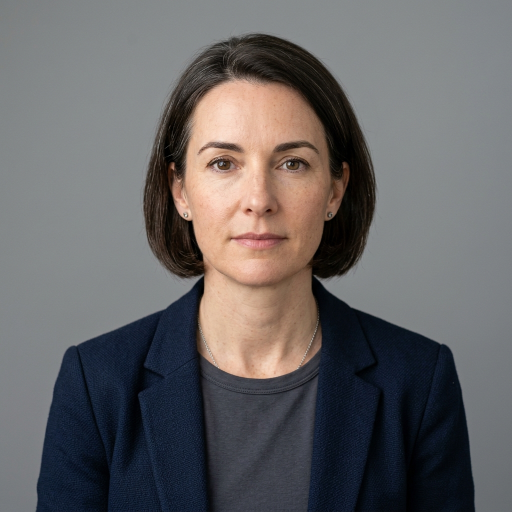
#> input picture FaceDetectionSystem/FaceDetection_Basic/test_image.jpg, 1024 x 1024 px (shown at 1/2 size)
$ python -i face_detector.py   (imports and definitions only)
#> lines starting #> are read from the running program, lines starting #| are printed output that depends on the picture; after the words box and inside, x2 and y2 are one past the last pixel; in counts of white or black regions, pixels touching at a corner belong together
"""
face_detector.py
----------------
Detect and highlight faces in a static image file.
Optionally runs recognition if a trained model exists.
"""

import cv2
import os
import json

CASCADE_PATH = cv2.data.haarcascades + "haarcascade_frontalface_default.xml"
MODEL_FILE = "face_model.yml"
LABELS_FILE = "labels.json"
CONFIDENCE_THRESHOLD = 80


def detect_faces_in_image(image_path: str):
    """Detect (and optionally recognize) faces in a given image file."""
#> called with image_path = '../FaceDetection_Basic/test_image.jpg'
    img = cv2.imread(image_path)
#> img is the input picture: shape (1024, 1024, 3); mean B, G, R 100.4, 99.6, 101.7
    if img is None:
        print(f"  [!] Could not load image: {image_path}")
        return

    gray = cv2.cvtColor(img, cv2.COLOR_BGR2GRAY)
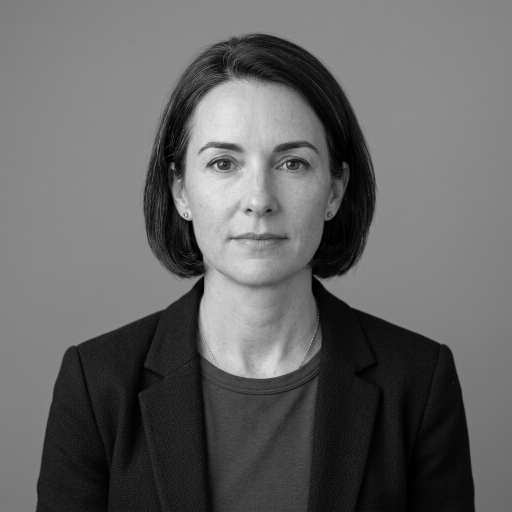
#> gray: shape (1024, 1024) (shown at 1/2 size); min 0, max 253, mean 100.3
    gray_eq = cv2.equalizeHist(gray)
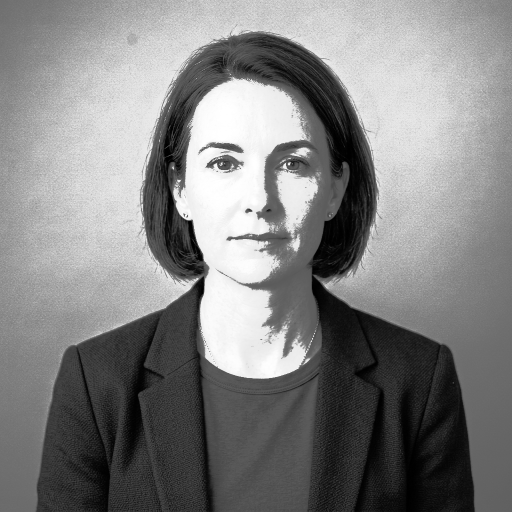
#> gray_eq: shape (1024, 1024) (shown at 1/2 size); min 0, max 255, mean 129.8

    face_cascade = cv2.CascadeClassifier(CASCADE_PATH)
    faces = face_cascade.detectMultiScale(
        gray_eq, scaleFactor=1.1, minNeighbors=5, minSize=(60, 60)
    )
#> faces = [[322, 177, 385, 385]]

    print(f"\n  [+] Image: {image_path}")
    print(f"  [+] Faces detected: {len(faces)}")
#|   [+] Faces detected: 1

    # Try to load recognizer if model exists
    recognizer = None
    label_map = {}
    if os.path.exists(MODEL_FILE) and os.path.exists(LABELS_FILE):
        recognizer = cv2.face.LBPHFaceRecognizer_create()
        recognizer.read(MODEL_FILE)
        with open(LABELS_FILE, "r") as f:
            raw = json.load(f)
        label_map = {int(k): v for k, v in raw.items()}
        print("  [+] Recognition model loaded. Identifying faces...")
    else:
        print("  [!] No trained model found. Showing detection only.")

    for i, (x, y, w, h) in enumerate(faces):
        name = f"Face {i+1}"
        confidence = 0.0
        color = (255, 140, 0)  # Orange for detection-only

        if recognizer is not None:
            face_roi = cv2.resize(gray[y:y+h, x:x+w], (200, 200))
            label_id, confidence = recognizer.predict(face_roi)
            if confidence < CONFIDENCE_THRESHOLD:
                name = label_map.get(label_id, f"Face {i+1}")
                color = (0, 200, 0)
            else:
                name = "Unknown"
                color = (0, 0, 220)

        # Draw bounding box
        cv2.rectangle(img, (x, y), (x+w, y+h), color, 2)

        # Label with background
        label = name if recognizer is None else f"{name} ({confidence:.1f})"
        (tw, th), _ = cv2.getTextSize(label, cv2.FONT_HERSHEY_SIMPLEX, 0.65, 2)
        cv2.rectangle(img, (x, y - th - 12), (x + tw + 8, y), color, -1)
        cv2.putText(img, label, (x + 4, y - 6),
                    cv2.FONT_HERSHEY_SIMPLEX, 0.65, (255, 255, 255), 2)

        print(f"    Face {i+1}: {name}  | Position: ({x},{y})  Size: {w}x{h}" +
              (f"  Confidence: {confidence:.1f}" if recognizer else ""))
#> this loop made 1 pass
#> (x, y, w, h, confidence, color, label) on pass 1: (322, 177, 385, 385, 0, (255, 140, 0), 'Face 1')
#|     Face 1: Face 1  | Position: (322,177)  Size: 385x385
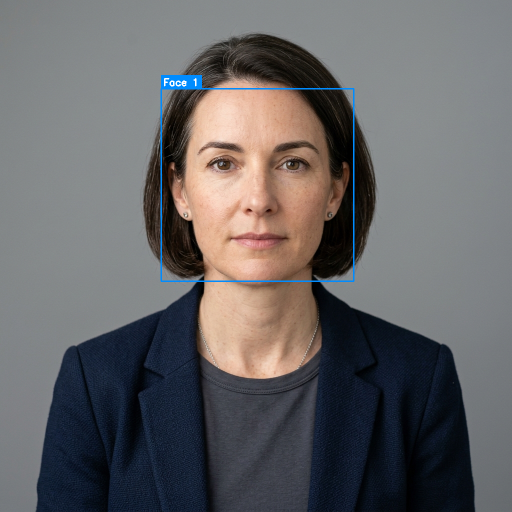
#> img: shape (1024, 1024, 3) (shown at 1/2 size); 0.64% of pixels changed, all inside (x1, y1, x2, y2) = (321, 150, 709, 564)

    # Save annotated output
    base, ext = os.path.splitext(os.path.basename(image_path))
    out_path = f"{base}_detected{ext}"
    cv2.imwrite(out_path, img)
    print(f"\n  [✓] Annotated image saved: {out_path}")

    # Display
    cv2.imshow("Face Detection Result - Press any key to close", img)
    cv2.waitKey(0)
    cv2.destroyAllWindows()
    print()

>>> result = detect_faces_in_image('../FaceDetection_Basic/test_image.jpg')
